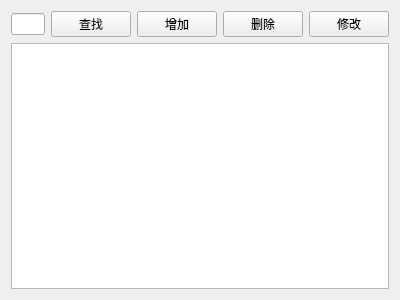
<?xml version="1.0" encoding="UTF-8"?>
<ui version="4.0">
 <class>DoctorView</class>
 <widget class="QWidget" name="DoctorView">
  <property name="geometry">
   <rect>
    <x>0</x>
    <y>0</y>
    <width>400</width>
    <height>300</height>
   </rect>
  </property>
  <property name="windowTitle">
   <string>医生管理</string>
  </property>
  <layout class="QVBoxLayout" name="verticalLayout">
   <item>
    <layout class="QHBoxLayout" name="horizontalLayout">
     <item>
      <widget class="QLineEdit" name="lineEdit"/>
     </item>
     <item>
      <widget class="QPushButton" name="btSearch">
       <property name="text">
        <string>查找</string>
       </property>
      </widget>
     </item>
     <item>
      <widget class="QPushButton" name="btAdd">
       <property name="text">
        <string>增加</string>
       </property>
      </widget>
     </item>
     <item>
      <widget class="QPushButton" name="btDelete">
       <property name="text">
        <string>删除</string>
       </property>
      </widget>
     </item>
     <item>
      <widget class="QPushButton" name="btModify">
       <property name="text">
        <string>修改</string>
       </property>
      </widget>
     </item>
    </layout>
   </item>
   <item>
    <widget class="QTableView" name="tableView"/>
   </item>
  </layout>
 </widget>
 <resources/>
 <connections/>
</ui>
